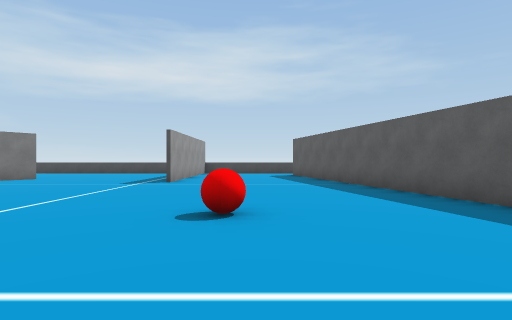
view 1 (above)

24 first-person views from a walk through a scene from a Unity 3-D project. The camera is 1.2 m above the floor, looks level and sees 80° across. The floor is counted in squares, 2 m on a side. Each view is taken from the middle of a square. On the plan, view 1 faces up. The plan holds only what a view shows up to about 9 squares ahead; the rest is blank.

view 2
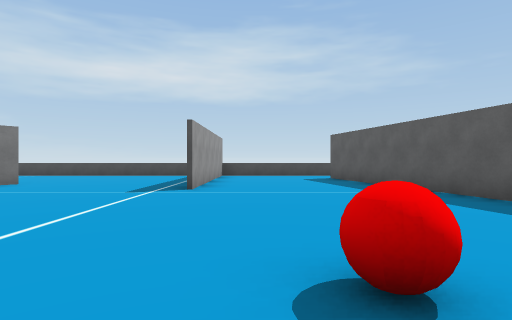

view 3
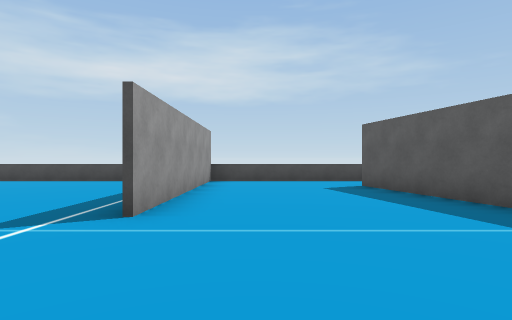

view 4
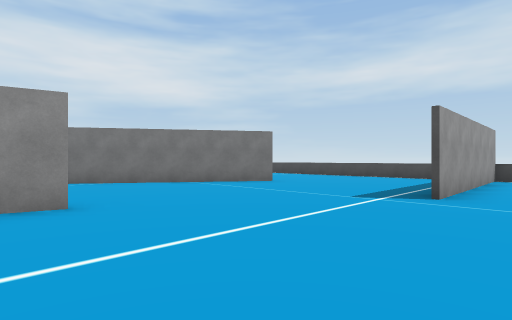

view 5
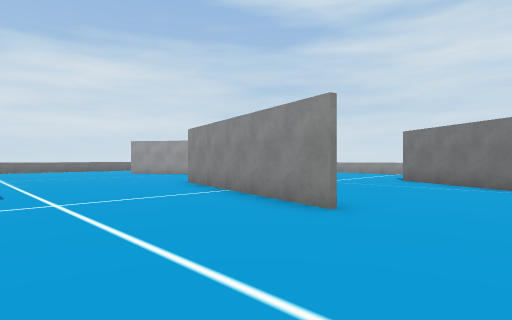

view 6
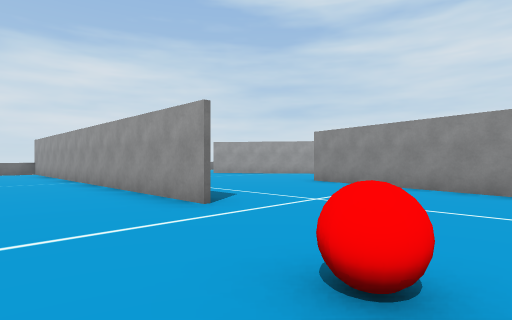

view 7
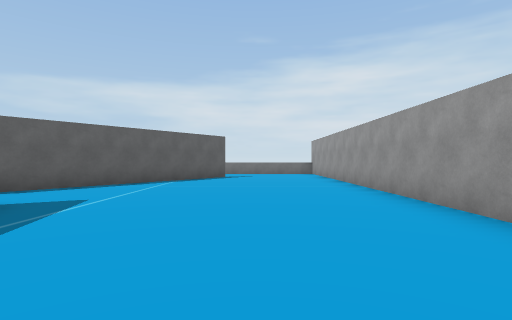

view 8
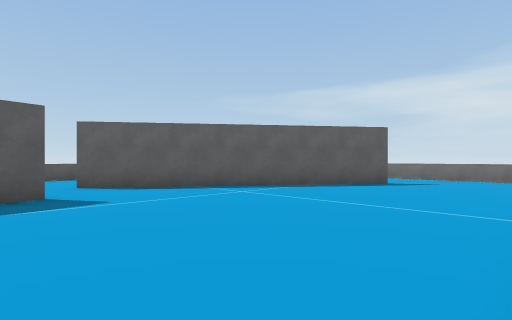

view 9
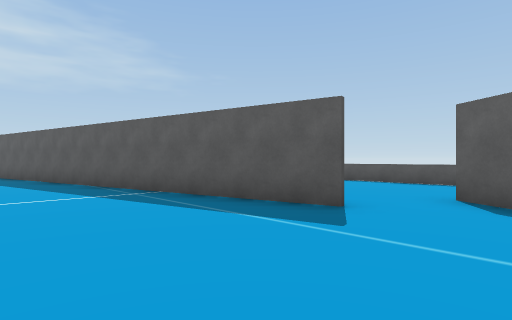

view 10
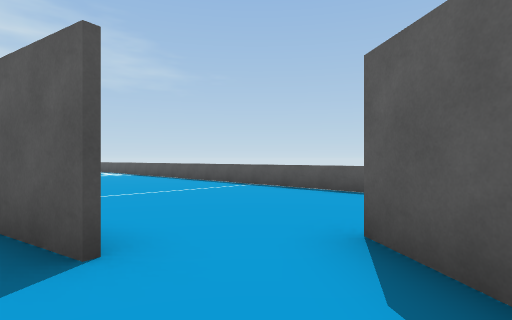

view 11
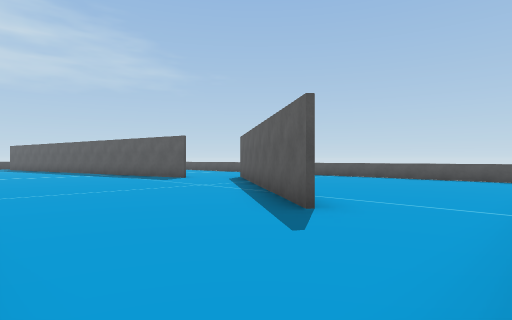

view 12
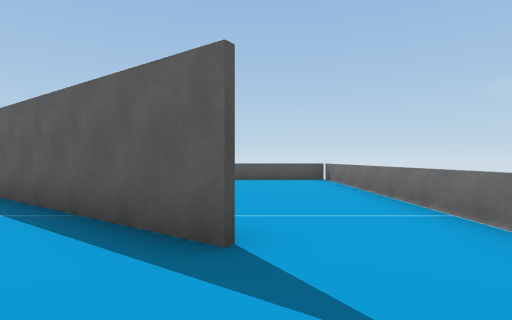

view 13
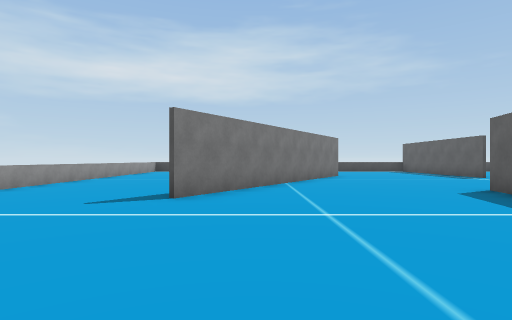

view 14
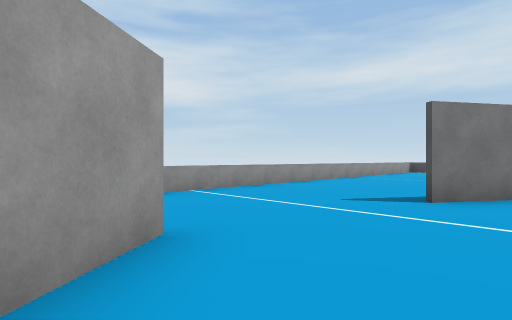

view 15
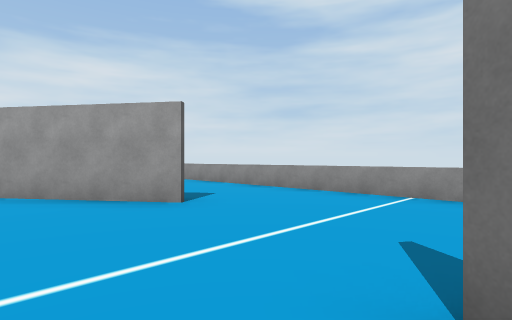

view 16
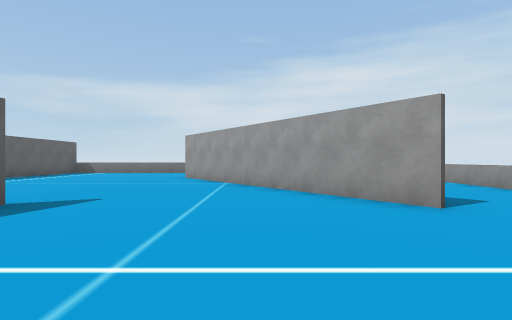

view 17
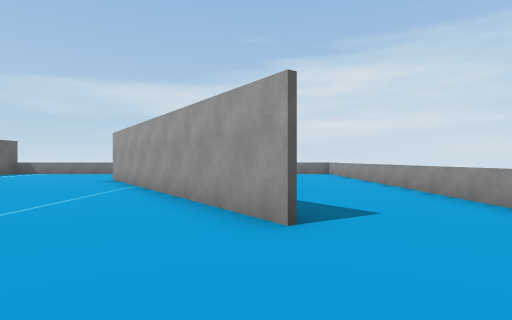

view 18
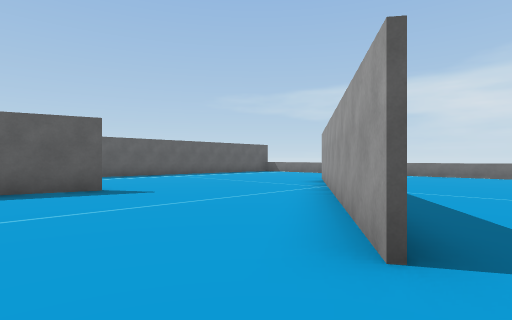

view 19
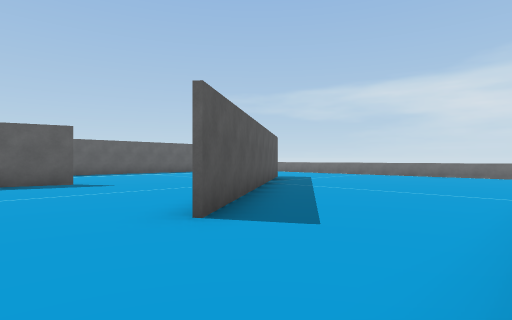

view 20
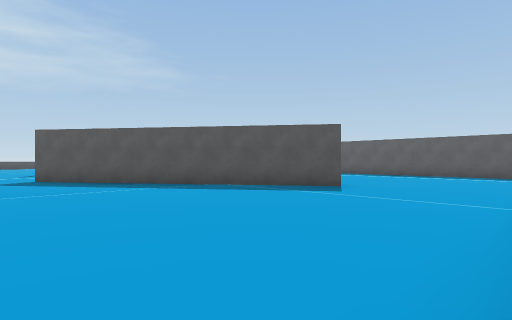

view 21
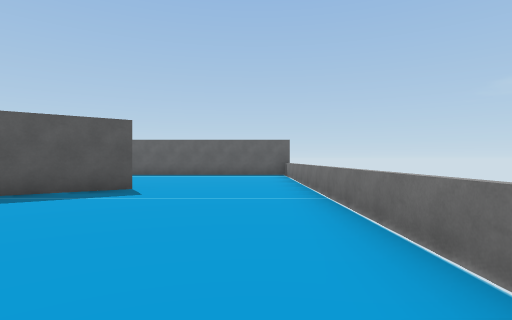

view 22
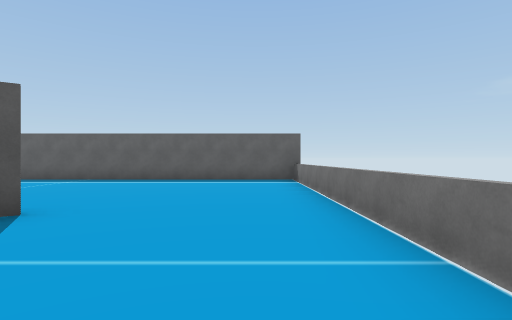

view 23
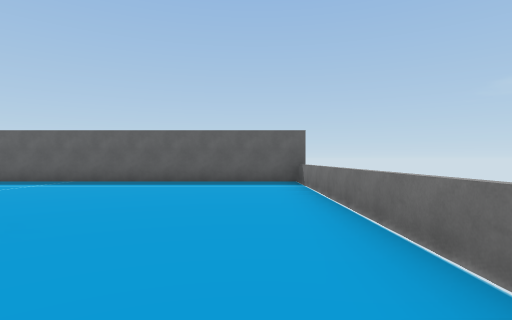

view 24
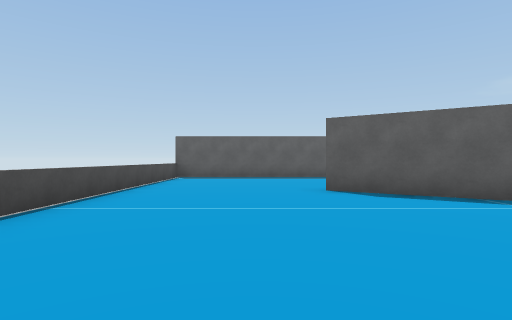

### Floor plan
Points are (right, up) in squares from view 1. A wall is a line through its corners. A room is listed if a view was taken in it or the views show most of it. See-through windows are left out.
Room 1 (views 1, 2, 3, 4, 5, 6, 7, 8, 9, 10, 11, 12, 13, 14, 15, 16, 17, 18, 19, 20, 21, 22, 23, 24)
walls: (-1.4, 0.6) (-1.4, -7); (-5.6, 3.2) (-5.4, 4.1); (-5.3, 4) (-6.5, -1.2); (-6.6, -1.1) (-6.3, 0.4); (4.6, -2) (1.5, 12.1); (-8.5, 7.2) (-7, 9.6); (-6.9, 9.6) (-11.3, 2.7); (-12.3, -0.8) (-7.9, -7); (-7.7, -7.5) (-12.4, -0.8); (2, -8.9) (6.3, -2.9); (-1.5, -11.2) (-1.5, -2.9); (-2.3, 13.7) (-2.3, 8.1)
low walls: (-0.1, -11.2) (9, -11.2); (-4, 13.7) (-9.8, 13.7); (9.4, -3.4) (9.4, 3.4); (-15.2, 7) (-15.2, -7); (2.1, 13.7) (-2.3, 13.7); (-12.6, -11.2) (-1.5, -11.2); (9.4, -10.1) (9.4, -8.6)
objects: red ball (0, 3)

Where each view was taken, in squares from view 1:
view 1: 0 up, 0 right, facing up
view 2: 2 up, 1 left, facing up
view 3: 5 up, 1 left, facing up
view 4: 3 up, 1 left, facing up-left
view 5: 6 up, 2 left, facing down-left
view 6: 4 up, 1 right, facing down-left
view 7: 2 up, 1 right, facing down
view 8: 1 down, 1 left, facing down-right
view 9: 4 down, 1 right, facing up-right
view 10: 4 down, 4 right, facing up-right
view 11: 11 down, 1 left, facing up-right
view 12: 9 down, 0 right, facing right
view 13: 2 down, 10 left, facing up
view 14: 2 down, 10 left, facing up-left
view 15: 3 up, 10 left, facing down-left
view 16: 3 up, 10 left, facing down
view 17: 2 up, 12 left, facing down
view 18: 1 up, 13 left, facing down-right
view 19: 1 up, 15 left, facing down-right
view 20: 11 down, 14 left, facing up-right
view 21: 10 down, 14 left, facing right
view 22: 10 down, 11 left, facing right
view 23: 10 down, 10 left, facing right
view 24: 11 up, 13 left, facing right
